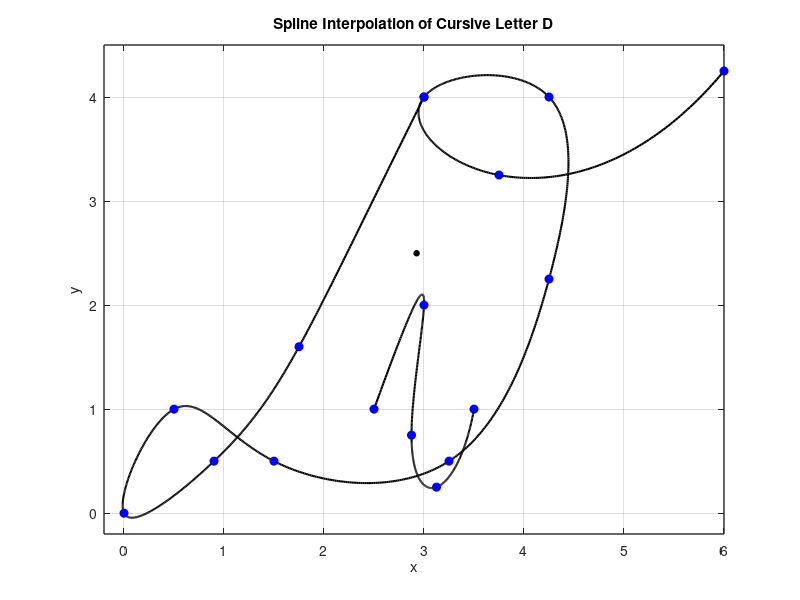

Here is the MATLAB script that generated this plot:
 % Define data points for x and y coordinates
% Define data points for x and y coordinates
x = [3 1.75 0.9 0 0.5 1.5 3.25 4.25 4.25 3 3.75 6.00];
y = [4 1.60 0.5 0 1.0 0.5 0.50 2.25 4.00 4 3.25 4.25];

n = length(x);
t = 0:n-1; % Parametric coordinate t
tt = 0:0.01:n-1; % More dense coordinate tt for spline interpolation

% Compute spline interpolation
xx = spline(t, x, tt);
yy = spline(t, y, tt);

% Plot settings
figure(1)
plot(xx, yy, 'k', 'LineWidth', 1.5) % plot spline
hold on
plot(x, y, 'bo', 'MarkerFaceColor', 'b') % plot data points
axis([-0.2 6 -0.2 4.5])
grid on
title('Spline Interpolation of Cursive Letter D')
xlabel('x')
ylabel('y')
set(gca, 'FontSize', 10, 'LineWidth', 1)
grid on

% a e i 
% b f h l q z s y 



% Define data points for x and y coordinates
x = [2.5 3 2.875 3.125 3.5];
y = [1 2 0.75 0.25 1];
dot_x = 2.9;
dot_y = 2.5; 

n = length(x);
t = 0:n-1; % Parametric coordinate t
tt = 0:0.01:n-1; % More dense coordinate tt for spline interpolation

% Compute spline interpolation
xx = spline(t, x, tt);
yy = spline(t, y, tt);

% Plot settings
% letter i 
figure(1)
plot(xx, yy, 'k', 'LineWidth', 1.5) % plot spline
hold on
plot(x, y, 'bo', 'MarkerFaceColor', 'b') % plot data points
text(dot_x, dot_y, '•', 'Color', 'k', 'FontSize', 13);
axis([-0.2 6 -0.2 4.5])
grid on
title('Spline Interpolation of Cursive Letter D')
xlabel('x')
ylabel('y')
set(gca, 'FontSize', 10, 'LineWidth', 1)
grid on
